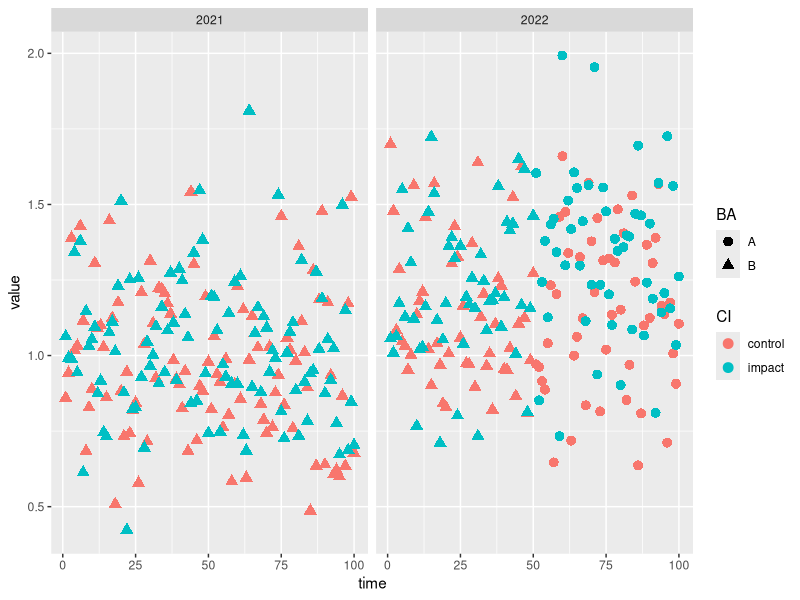
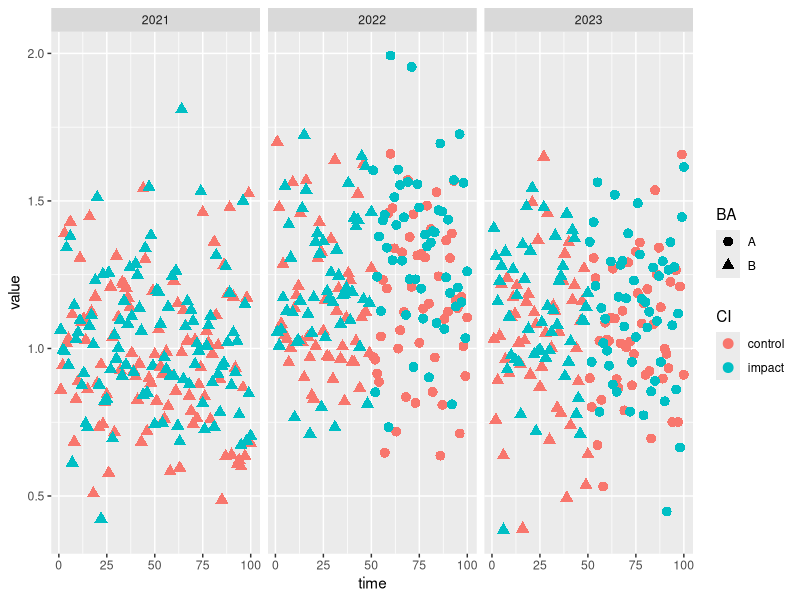

These figures' R source, in order:

library(dplyr)
library(tidyr)
library(car)
library(lme4)
library(ggplot2)

#generate dummy data for baseline year
set.seed(123)
nochange_yr1 <- function() rnorm(50, mean = 1, sd = 0.25)

baci <- bind_rows(
  tibble(case = "control_B", time = 1:50, value = nochange_yr1()),
  tibble(case = "impact_B", time = 1:50, value = nochange_yr1()),
  tibble(case = "control_B", time = 51:100, value = nochange_yr1()),
  tibble(case = "impact_B", time = 51:100, value = nochange_yr1())
)

baci %>%
  separate(case, into = c("CI", "BA"), sep = "_") %>%
  mutate(year = 2021) -> baci_yr1

#and for a first treatment year
nochange_yr2 <- function() rnorm(50, mean = 1.15, sd = 0.25)
change_yr2 <- function() rnorm(50, mean = 1.35, sd = 0.25)

baci2 <- bind_rows(
  tibble(case = "control_B", time = 1:50, value = nochange_yr2()),
  tibble(case = "impact_B", time = 1:50, value = nochange_yr2()),
  tibble(case = "control_A", time = 51:100, value = nochange_yr2()),
  tibble(case = "impact_A", time = 51:100, value = change_yr2())
)

baci2 %>%
  separate(case, into = c("CI", "BA"), sep = "_") %>%
  mutate(year = 2022) -> baci_yr2

two_years <- bind_rows(baci_yr1, baci_yr2)

ggplot(two_years, aes(time, value, color = CI, shape = BA)) +
  geom_point(size = 3) + facet_wrap(.~year)

test_baci <- lmer(value ~ BA + CI + BA*CI + (1|year),
                   data = two_years)

#one year of before data
#one year of treatment data
#significant CI term,
#and significant interaction
Anova(test_baci, type = "III")

#let's add another year of data, with a marginal difference
nochange_yr3 <- function() rnorm(50, mean = 1.05, sd = 0.25)
change_yr3 <- function() rnorm(50, mean = 1.15, sd = 0.25)

baci3 <- bind_rows(
  tibble(case = "control_B", time = 1:50, value = nochange_yr3()),
  tibble(case = "impact_B", time = 1:50, value = nochange_yr3()),
  tibble(case = "control_A", time = 51:100, value = nochange_yr3()),
  tibble(case = "impact_A", time = 51:100, value = change_yr3())
)

baci3 %>%
  separate(case, into = c("CI", "BA"), sep = "_") %>%
  mutate(year = 2023) -> baci_yr3

three_years <- bind_rows(two_years, baci_yr3)

ggplot(three_years, aes(time, value, color = CI, shape = BA)) +
  geom_point(size = 3) + facet_wrap(.~year)

bigger_test_baci <- lmer(value ~ BA + CI + BA*CI + (1|year),
                  data = three_years)

#one year of before data
#two years of treatment data
#significant CI term,
#marginally significant interaction
Anova(bigger_test_baci, type = "III")
